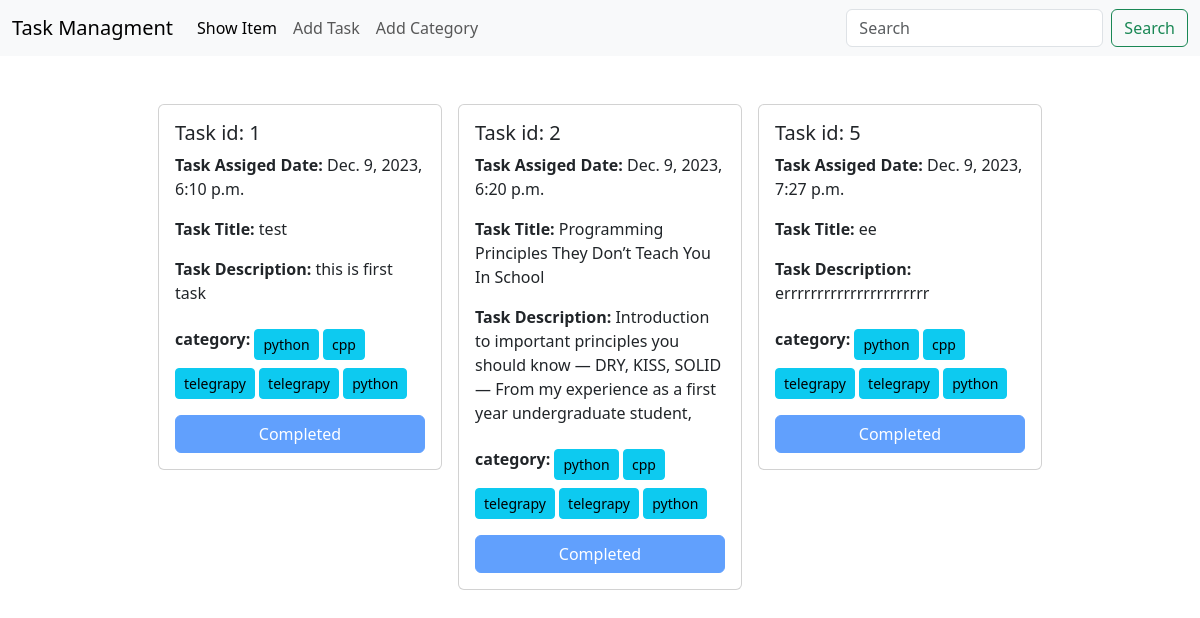
Before: / with the older database file.
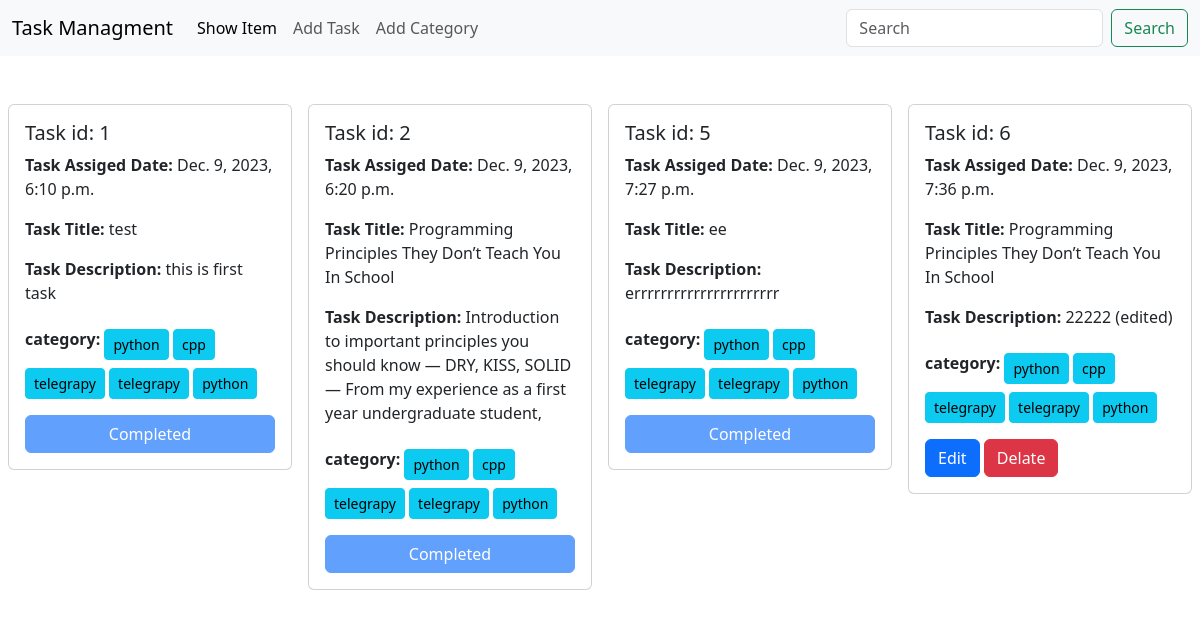
After: the same page with the newer database file.
### task/models.py (models this page shows, shortened)
class TaskModel(models.Model):
    taskTitle = models.CharField(max_length=100)
    taskDescription = models.TextField()
    is_completed = models.BooleanField(default=False)
    taskAssignDate = models.DateTimeField(auto_now_add=True)

### category/models.py (models this page shows, shortened)
class TaskCategory(models.Model):
    categoryName = models.CharField(max_length=50)
    tasks = models.ManyToManyField(TaskModel)

### task_manager_project/views.py (the view)
# urls.py: 2. Add a URL to urlpatterns:  path('', views.home, name='home')
def home (request):
    data = TaskModel.objects.all()
    cate= (TaskCategory.objects.all())
    return render(request,'home.html',{'data':data,'category':cate})

### templates/home.html
{% extends 'base.html' %}{% block content %}
<div class="mt-5 d-flex flex-wrap justify-content-center">
  {% for post in data %}
  <div class="col-sm-3">
    <div class="card mx-2">
      <div class="card-body">
        <h5 class="card-title">Task id: {{post.id}}</h5>
        <p class="card-text">
          <span class="fw-bold">Task Assiged Date:</span>
          {{post.taskAssignDate}}
        </p>
        <p>
          <span class="fw-bold">Task Title:</span>
          {{post.taskTitle }}
        </p>
        <p>
          <span class="fw-bold">Task Description:</span>
          {{post.taskDescription}}
        </p>
        <p>
          <span class="fw-bold">category:</span> {% for cat in category %}
          <button class="btn btn-info btn-sm mt-2">{{cat.categoryName}}</button>
          {% endfor %}
        </p>
        {% if post.is_completed %}
        <a
          href=""
          class="btn btn-primary disabled d-flex justify-content-center"
          >Completed</a
        >
        {% else %}
        <div>
          <a href="{% url 'edit_post' post.id %}" class="btn btn-primary"
            >Edit</a
          >
          <a href="{% url 'delete_post' post.id %}" class="btn btn-danger"
            >Delate</a
          >
        </div>
        {% endif %}
      </div>
    </div>
  </div>
  {% endfor %}
</div>
{% endblock %}

### templates/base.html (shortened to what this page needs)
<!DOCTYPE html>
<html lang="en">
  <head>
    <link
      href="https://cdn.jsdelivr.net/npm/bootstrap@5.3.2/dist/css/bootstrap.min.css"
      rel="stylesheet"
    />
  </head>
  <body>
    <nav class="navbar navbar-expand-lg bg-body-tertiary">
      <div class="container-fluid">
        <a class="navbar-brand" href="#">Task Managment</a>
        <div class="collapse navbar-collapse" id="navbarSupportedContent">
          <ul class="navbar-nav me-auto mb-2 mb-lg-0">
            <li class="nav-item">
              <a
                class="nav-link active"
                aria-current="page"
                href="{% url 'homepage' %}"
                >Show Item</a
              >
            </li>
            <li class="nav-item">
              <a class="nav-link" href="{% url 'taskHome' %}">Add Task</a>
            </li>
            <li class="nav-item">
              <a class="nav-link" href="{% url 'categoryHome' %}"
                >Add Category</a
              >
            </li>
          </ul>
          <form class="d-flex" role="search">
            <input
              class="form-control me-2"
              type="search"
              placeholder="Search"
              aria-label="Search"
            />
            <button class="btn btn-outline-success" type="submit">
              Search
            </button>
          </form>
        </div>
      </div>
    </nav>
    {% block content %} {% endblock %}
  </body>
</html>

Changed rows visible on the page:
added TaskModel: id "6", taskAssignDate "Dec. 9, 2023, 7:36 p.m.", taskTitle "Programming Principles They Don’t Teach You In School", taskDescription "22222 (edited)", is_completed "Edit", TaskCategory (categoryName "python"), TaskCategory (categoryName "cpp"), TaskCategory (categoryName "telegrapy"), TaskCategory (categoryName "telegrapy"), TaskCategory (categoryName "python")
